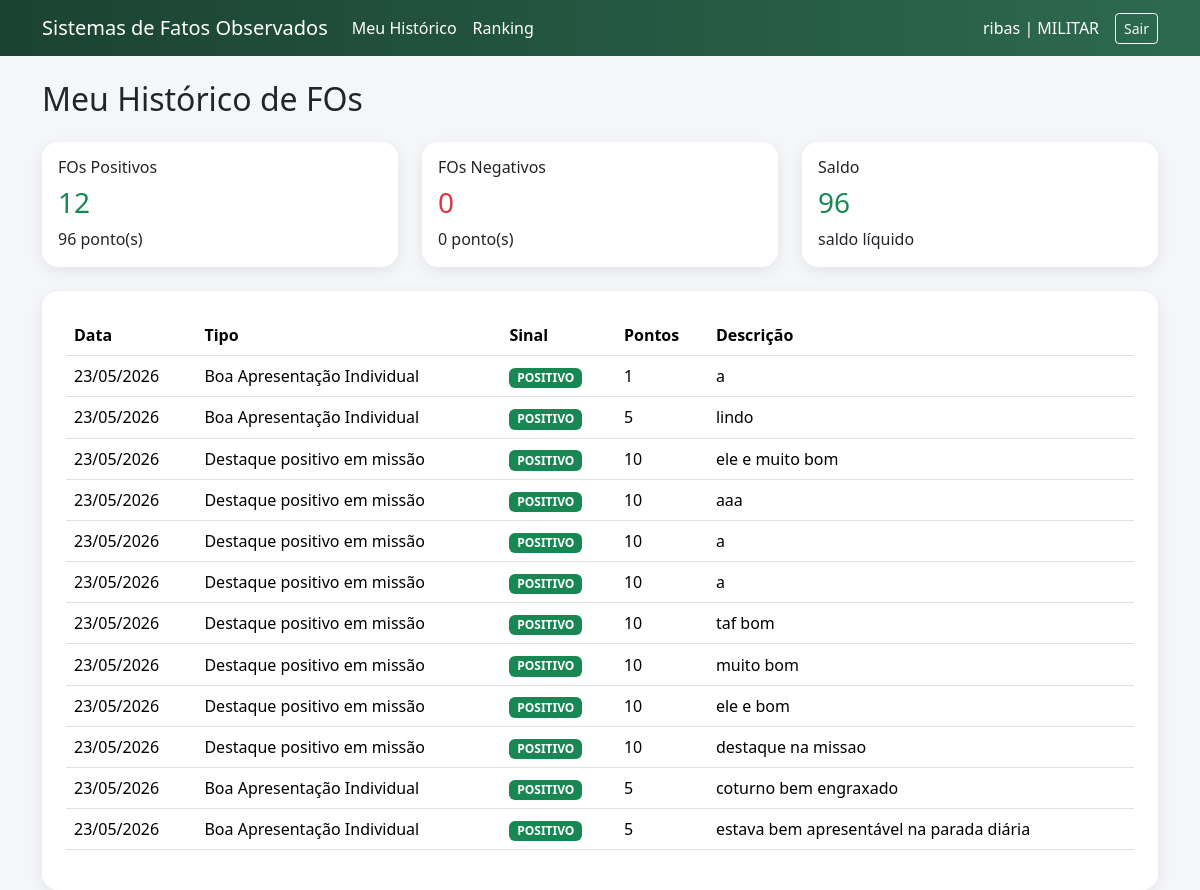
Screenshot of /fo/meu-historico (signed in) with the database file from the repository.
### app/fo/models.py (models this page shows, shortened)
class Usuario(db.Model, UserMixin):
    __tablename__ = "usuarios"
    id = db.Column(db.Integer, primary_key=True)
    username = db.Column(db.String(80), unique=True, nullable=False)
    senha_hash = db.Column(db.String(128), nullable=False)
    perfil = db.Column(
        db.String(20),
        nullable=False,
        default="MILITAR"
    )
    militar_id = db.Column(
        db.Integer,
        db.ForeignKey("militares.id", ondelete="RESTRICT"),
        nullable=False
    )
    militar = db.relationship("Militar")

class FatoObservado(db.Model):
    __tablename__ = "fatos_observados"
    id = db.Column(db.Integer, primary_key=True)
    militar_id = db.Column(
        db.Integer,
        db.ForeignKey("militares.id", ondelete="RESTRICT"),
        nullable=False
    )
    cadastrador_id = db.Column(
        db.Integer,
        db.ForeignKey("usuarios.id", ondelete="RESTRICT"),
        nullable=False
    )
    homologador_id = db.Column(
        db.Integer,
        db.ForeignKey("usuarios.id", ondelete="RESTRICT"),
        nullable=True
    )
    tipo_de_fato_id = db.Column(
        db.Integer,
        db.ForeignKey("tipo_de_fato.id", ondelete="RESTRICT"),
        nullable=False
    )
    sinal = db.Column(db.String(10), nullable=False) #positivo ou negativo
    pontos = db.Column(db.Integer, nullable=False)
    descricao = db.Column(db.Text, nullable=True)
    status = db.Column(db.String(20), default="Pendente", nullable=False)
    justificativa_recusa = db.Column(db.Text, nullable=True)
    data_registro = db.Column(db.DateTime, default=datetime.utcnow, nullable=False)
    data_homologacao = db.Column(db.DateTime, nullable=True)
    militar = db.relationship("Militar", foreign_keys=[militar_id])
    cadastrador = db.relationship("Usuario", foreign_keys=[cadastrador_id])
    homologador = db.relationship("Usuario", foreign_keys=[homologador_id])
    tipo_fato = db.relationship("TipoDeFato")

class TipoDeFato(db.Model):
    __tablename__ = 'tipo_de_fato'
    id = db.Column(db.Integer, primary_key=True)
    nome = db.Column(db.String(150), nullable=False)
    sinal = db.Column(db.String(10), nullable=False) #positivo ou negativo
    pontos = db.Column(db.Integer, nullable=False)
    texto_boletim = db.Column(db.Text, nullable=True)
    ativo = db.Column(db.Boolean, default=True, nullable=False)

### app/fo/routes.py (the view)
@fo_bp.route("/meu-historico")
@login_required
def meu_historico():
    if not current_user.militar_id:
        flash("Seu usuário não está vinculado a um militar.", "warning")
        return redirect(url_for("auth.logout"))
    fatos = FatoObservado.query.filter_by(
        militar_id=current_user.militar_id,
        status="Publicado"
    ).order_by(
        FatoObservado.data_registro.desc()
    ).all()
    positivos = [f for f in fatos if f.sinal == "POSITIVO"]
    negativos = [f for f in fatos if f.sinal == "NEGATIVO"]
    total_positivo = sum(f.pontos for f in positivos)
    total_negativo = sum(f.pontos for f in negativos)
    saldo = total_positivo - total_negativo
    return render_template(
        "fo/meu_historico.html",
        fatos=fatos,
        positivos=positivos,
        negativos=negativos,
        total_positivo=total_positivo,
        total_negativo=total_negativo,
        saldo=saldo
    )

### app/__init__.py (called while the page is built)
def create_app():
    app = Flask(__name__)
    app.config.from_object(Config)
    db.init_app(app)
    login_manager.init_app(app)
    migrate.init_app(app, db)
    from app.fo.models import Usuario
    @login_manager.user_loader
    def load_user(user_id):
        return Usuario.query.get(int(user_id))
    login_manager.login_view = "auth.login"
    from app.fo import fo_bp
    app.register_blueprint(fo_bp)
    from app.auth import auth_bp
    app.register_blueprint(auth_bp)
    @app.route("/")
    def index():
        if current_user.is_authenticated and current_user.perfil == "MILITAR":
            return redirect(url_for("fo.meu_historico"))
        return redirect(url_for("fo.ranking"))
    return app

### app/templates/fo/meu_historico.html (shortened to what this page needs)
{% extends "base.html" %}
{% block content %}
<h2 class="mb-4">Meu Histórico de FOs</h2>
<div class="row mb-4">
    <div class="col-md-4">
        <div class="card card-glass p-3">
            <h6>FOs Positivos</h6>
            <h3 class="text-success">{{ positivos|length }}</h3>
            <p class="mb-0">{{ total_positivo }} ponto(s)</p>
        </div>
    </div>
    <div class="col-md-4">
        <div class="card card-glass p-3">
            <h6>FOs Negativos</h6>
            <h3 class="text-danger">{{ negativos|length }}</h3>
            <p class="mb-0">{{ total_negativo }} ponto(s)</p>
        </div>
    </div>
    <div class="col-md-4">
        <div class="card card-glass p-3">
            <h6>Saldo</h6>
            {% if saldo >= 0 %}
                <h3 class="text-success">{{ saldo }}</h3>
            {% else %}
                <h3 class="text-danger">{{ saldo }}</h3>
            {% endif %}
            <p class="mb-0">saldo líquido</p>
        </div>
    </div>
</div>
<div class="card card-glass p-4">
    {% if fatos %}
    <div class="table-responsive">
        <table class="table table-hover align-middle">
            <thead>
                <tr>
                    <th>Data</th>
                    <th>Tipo</th>
                    <th>Sinal</th>
                    <th>Pontos</th>
                    <th>Descrição</th>
                </tr>
            </thead>
            <tbody>
                {% for fato in fatos %}
                <tr>
                    <td>{{ fato.data_registro.strftime('%d/%m/%Y') }}</td>
                    <td>{{ fato.tipo_fato.nome }}</td>
                    <td>
                        {% if fato.sinal == "POSITIVO" %}
                            <span class="badge bg-success">POSITIVO</span>
                        {% else %}
                            <span class="badge bg-danger">NEGATIVO</span>
                        {% endif %}
                    </td>
                    <td>{{ fato.pontos }}</td>
                    <td>{{ fato.descricao }}</td>
                </tr>
                {% endfor %}
            </tbody>
        </table>
    </div>
    {% else %}
    <div class="alert alert-info">
        Você ainda não possui FOs publicados.
    </div>
    {% endif %}
</div>
{% endblock %}

### app/templates/base.html (shortened to what this page needs)
<!DOCTYPE html>
<html lang="pt-BR">
<head>
    <link href="https://cdn.jsdelivr.net/npm/bootstrap@5.3.3/dist/css/bootstrap.min.css" rel="stylesheet">
</head>
<body>
<nav class="navbar navbar-expand-lg navbar-dark navbar-custom mb-4">
    <div class="container">
        <a class="navbar-brand"
            href="{{ url_for('fo.ranking' )}}">
        Sistemas de Fatos Observados
        </a>
        <div class="collapse navbar-collapse"
            id="navbarNav">
            {% if current_user.is_authenticated %}
            <ul class="navbar-nav me-auto">
                {% if current_user.perfil in ["MILITAR", "ADMIN"] %}
                    <li class="nav-item">
                        <a class="nav-link" href="{{ url_for('fo.meu_historico') }}">
                            Meu Histórico
                        </a>
                    </li>
                {% endif %}
                {% if current_user.perfil in ["MILITAR", "HOMOLOGADOR", "ADMIN"] %}
                    <li class="nav-item">
                        <a class="nav-link" href="{{ url_for('fo.ranking') }}">
                            Ranking
                        </a>
                    </li>
                {% endif %}
            </ul>
            <div class="d-flex align-items-center gap-3">
                <span class="navbar-text">
                    {{ current_user.username }} | {{ current_user.perfil }}
                </span>
                <a class="btn btn-outline-light btn-sm"
                href="{{ url_for('auth.logout') }}">
                Sair
                </a>
            </div>
            {% endif %}
        </div>
    </div>
</nav>
<div class="container">
    {% block content %}{% endblock %}
</div>
</body>
</html>

### app/templates/base.html (style rules this page uses)
body { background: #f4f6f9; }
.navbar-custom { background: linear-gradient(90deg, #1b4332, #2d6a4f); }
.navbar-brand, .nav-link, .navbar-text { color:white !important; }
.card-glass { border-radius: 16px; border:none; box-shadow: 0 4px 15px rgba(0,0,0,0.08); }

### rows the page displays
Usuario: username "ribas", perfil "MILITAR"
FatoObservado: data_registro "23/05/2026", tipo_fato.nome "Boa Apresentação Individual", sinal "POSITIVO", pontos "1", descricao "a"
FatoObservado: data_registro "23/05/2026", tipo_fato.nome "Boa Apresentação Individual", sinal "POSITIVO", pontos "5", descricao "lindo"
FatoObservado: data_registro "23/05/2026", tipo_fato.nome "Destaque positivo em missão", sinal "POSITIVO", pontos "10", descricao "ele e muito bom"
FatoObservado: data_registro "23/05/2026", tipo_fato.nome "Destaque positivo em missão", sinal "POSITIVO", pontos "10", descricao "aaa"
FatoObservado: data_registro "23/05/2026", tipo_fato.nome "Destaque positivo em missão", sinal "POSITIVO", pontos "10", descricao "a"
FatoObservado: data_registro "23/05/2026", tipo_fato.nome "Destaque positivo em missão", sinal "POSITIVO", pontos "10", descricao "a"
FatoObservado: data_registro "23/05/2026", tipo_fato.nome "Destaque positivo em missão", sinal "POSITIVO", pontos "10", descricao "taf bom"
FatoObservado: data_registro "23/05/2026", tipo_fato.nome "Destaque positivo em missão", sinal "POSITIVO", pontos "10", descricao "muito bom"
FatoObservado: data_registro "23/05/2026", tipo_fato.nome "Destaque positivo em missão", sinal "POSITIVO", pontos "10", descricao "ele e bom"
FatoObservado: data_registro "23/05/2026", tipo_fato.nome "Destaque positivo em missão", sinal "POSITIVO", pontos "10", descricao "destaque na missao"
FatoObservado: data_registro "23/05/2026", tipo_fato.nome "Boa Apresentação Individual", sinal "POSITIVO", pontos "5", descricao "coturno bem engraxado"
FatoObservado: data_registro "23/05/2026", tipo_fato.nome "Boa Apresentação Individual", sinal "POSITIVO", pontos "5", descricao "estava bem apresentável na parada diária"

### other values shown
{{ positivos|length }} "12"
{{ total_positivo }} "96"
{{ negativos|length }} "0"
{{ total_negativo }} "0"
{{ saldo }} "96"
